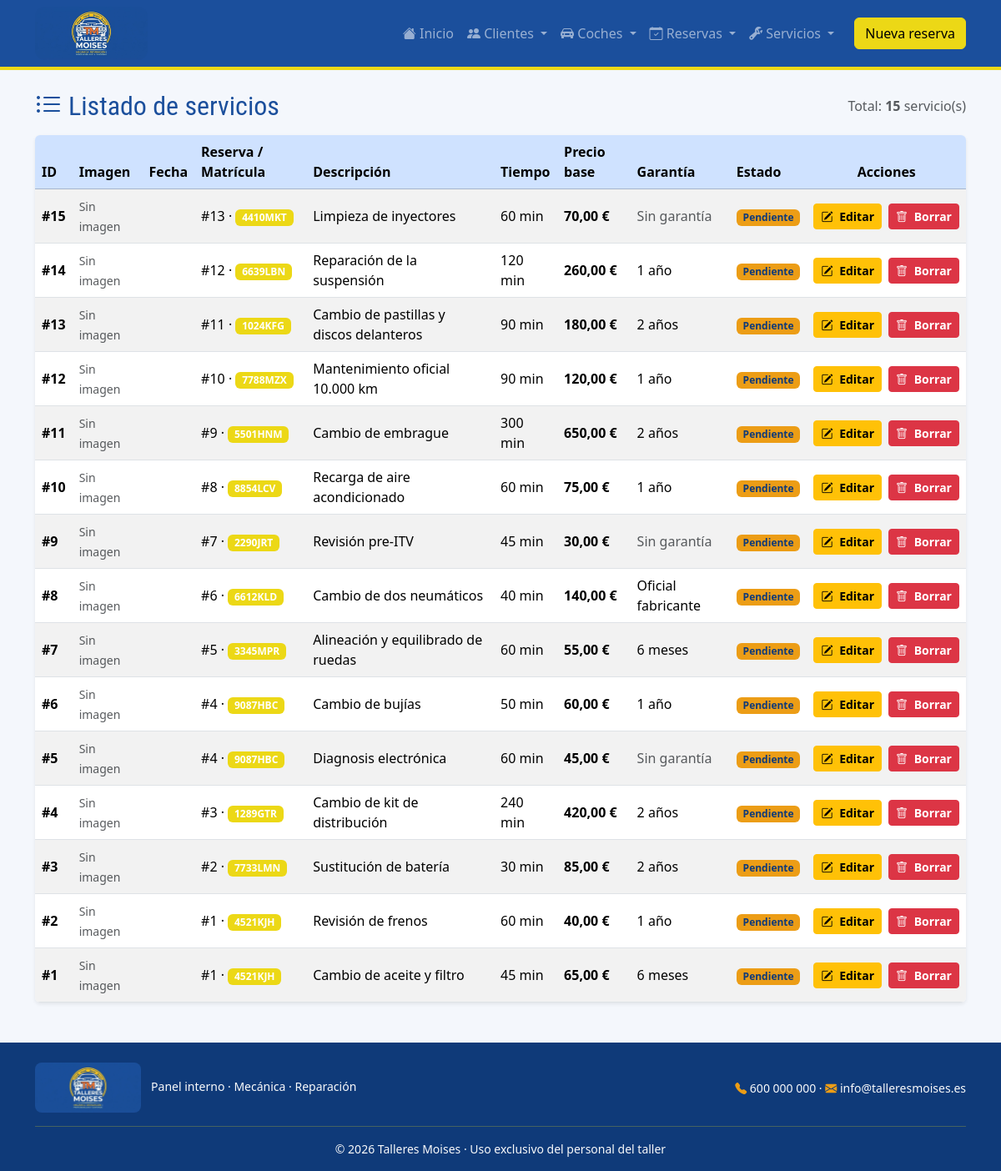
Before: /listado_servicios.php with the older database file.
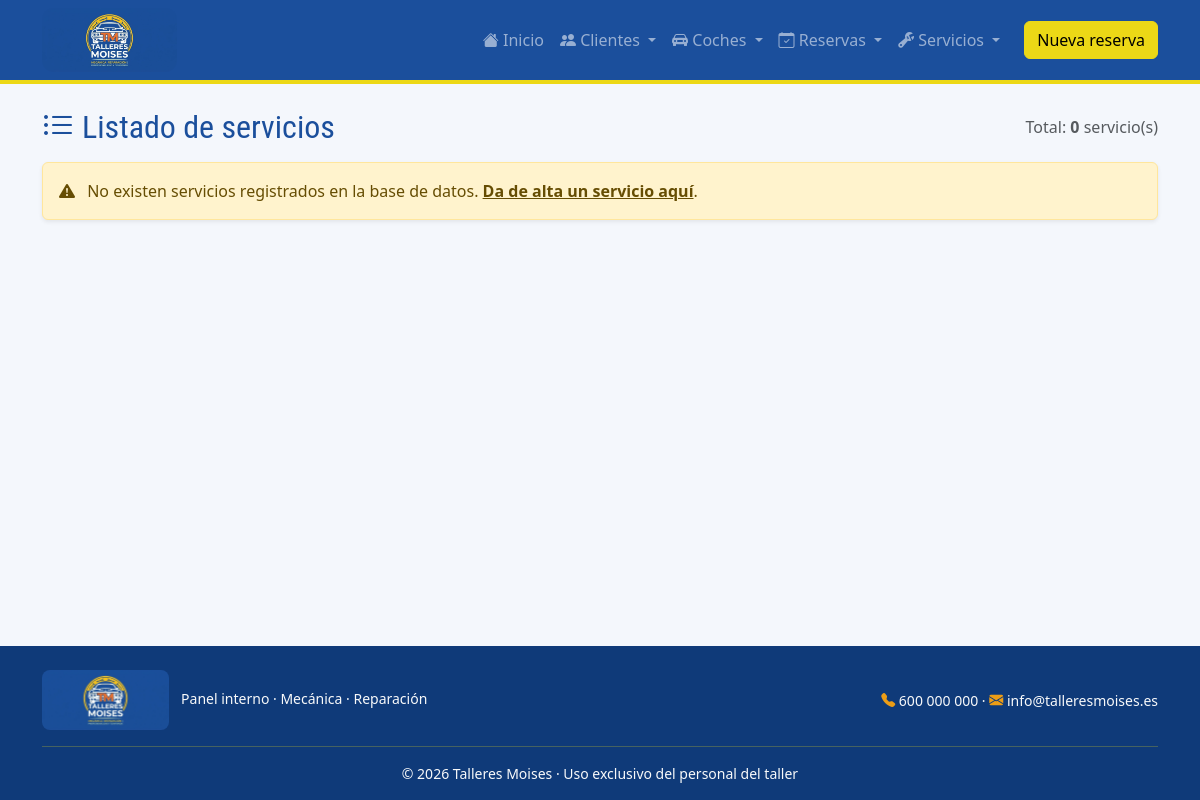
After: the same page with the newer database file.
### tables this page shows
CREATE TABLE `SERVICIO` (
  `id` INT NOT NULL AUTO_INCREMENT,
  `descripcion` TEXT NOT NULL,
  `tiempo_estimado` INT NOT NULL,
  `garantia` VARCHAR(255) NULL,
  `precio_base` DECIMAL(10,2) NOT NULL,
  `id_reserva` INT NOT NULL,
  `imagen` MEDIUMBLOB NULL,  

   
  PRIMARY KEY (`id`),
  KEY `idx_servicio_id_reserva` (`id_reserva`),
   
  CONSTRAINT `fk_servicio_reserva` FOREIGN KEY (`id_reserva`) REFERENCES `RESERVA` (`id`) ON DELETE CASCADE
);

### listado_servicios.php (the view, shortened to what this page needs)
<?php
$conexion = obtenerConexion();
$sql = "SELECT s.id,
               DATE_FORMAT(s.fecha, '%d/%m/%Y') AS fecha_formateada,
               s.descripcion,
               s.tiempo_estimado,
               s.garantia,
               s.precio_base,
               s.id_reserva,
               s.terminada,
               s.imagen,
               COALESCE(co.matricula, r.snapshot_coche_matricula) AS matricula
        FROM SERVICIO s
        INNER JOIN RESERVA r ON s.id_reserva = r.id
        LEFT JOIN COCHE co ON r.id_coche = co.id
        ORDER BY s.fecha DESC, s.id DESC";
$resultado = mysqli_query($conexion, $sql);
$totalRegistros = ($resultado) ? mysqli_num_rows($resultado) : 0;
?>
<div class="container mt-4 mb-5">
    <div class="d-flex justify-content-between align-items-center mb-3">
        <h2 class="text-primary fw-normal mb-0 d-flex align-items-center gap-2">
            <i class="bi bi-list-ul" aria-hidden="true"></i>
            <span>Listado de servicios</span>
        </h2>
        <span class="text-muted">
            Total: <strong><?php echo $totalRegistros; ?></strong> servicio(s)
        </span>
    </div>
    <?php if ($totalRegistros === 0): ?>
        <div class="alert alert-warning shadow-sm" role="alert">
            <i class="bi bi-exclamation-triangle-fill me-2"></i>
            No existen servicios registrados en la base de datos.
            <a href="alta_servicio.php" class="alert-link">Da de alta un servicio aquí</a>.
        </div>
    <?php else: ?>
        <div class="table-responsive shadow-sm rounded">
            <table class="table table-striped table-hover align-middle mb-0">
                <thead class="table-primary">
                    <tr>
                        <th scope="col">ID</th>
                        <th scope="col">Imagen</th>
                        <th scope="col">Fecha</th>
                        <th scope="col">Reserva / Matrícula</th>
                        <th scope="col">Descripción</th>
                        <th scope="col">Tiempo</th>
                        <th scope="col">Precio base</th>
                        <th scope="col">Garantía</th>
                        <th scope="col">Estado</th>
                        <th scope="col" class="text-center">Acciones</th>
                    </tr>
                </thead>
                <tbody>
                    <?php
                    while ($fila = mysqli_fetch_assoc($resultado)):
                        $garantia = ($fila["garantia"] !== null && $fila["garantia"] !== "")
                            ? htmlspecialchars($fila["garantia"])
                            : "<span class='text-muted'>Sin garantía</span>";
                        $estadoBadge = ((int)$fila["terminada"] === 1)
                            ? "<span class='badge bg-success'>Completado</span>"
                            : "<span class='badge bg-warning text-dark'>Pendiente</span>";
                        $imgHtml = "<span class='text-muted small'>Sin imagen</span>";
                    ?>
                        <tr>
                            <th scope="row">#<?php echo (int)$fila["id"]; ?></th>
                            <td><?php echo $imgHtml; ?></td>
                            <td><?php echo htmlspecialchars($fila["fecha_formateada"]); ?></td>
                            <td>
                                #<?php echo (int)$fila["id_reserva"]; ?> ·
                                <span class="badge bg-secondary"><?php echo htmlspecialchars($fila["matricula"]); ?></span>
                            </td>
                            <td><?php echo htmlspecialchars($fila["descripcion"]); ?></td>
                            <td><?php echo (int)$fila["tiempo_estimado"]; ?> min</td>
                            <td class="fw-semibold"><?php echo number_format((float)$fila["precio_base"], 2, ",", "."); ?> €</td>
                            <td><?php echo $garantia; ?></td>
                            <td><?php echo $estadoBadge; ?></td>
                            <td class="text-center text-nowrap">
                                <div class="d-flex justify-content-center gap-2">
                                    <form action="alta_servicio.php" method="POST" class="d-inline">
                                        <button type="submit" class="btn btn-sm btn-warning fw-semibold">
                                            <i class="bi bi-pencil-square me-1"></i> Editar
                                        </button>
                                    </form>
                                    <form action="proceso_borrar_servicio.php" method="POST" class="d-inline" onsubmit="return confirm('¿Seguro que deseas eliminar este servicio?');">
                                        <button type="submit" class="btn btn-sm btn-danger fw-semibold">
                                            <i class="bi bi-trash me-1"></i> Borrar
                                        </button>
                                    </form>
                                </div>
                            </td>
                        </tr>
                    <?php endwhile; ?>
                </tbody>
            </table>
        </div>
    <?php endif; ?>
</div>

### css/style.css (style rules this page uses)
:root { --bs-primary: #1B4F9C; --bs-primary-rgb: 27, 79, 156; --bs-secondary: #ECD816; --bs-secondary-rgb: 236, 216, 22; --bs-info: #531CA1; --bs-info-rgb: 83, 28, 161; --bs-warning: #EC9D16; --bs-warning-rgb: 236, 157, 22; --bs-dark: #0F3A79; --bs-dark-rgb: 15, 58, 121; --bs-body-font-family: system-ui, -apple-system, "Segoe UI", Roboto, Arial, sans-serif; }
.btn-secondary { --bs-btn-color: #000; --bs-btn-bg: #ECD816; --bs-btn-border-color: #ECD816; --bs-btn-hover-color: #000; --bs-btn-hover-bg: #d4c014; --bs-btn-hover-border-color: #d4c014; --bs-btn-active-color: #000; --bs-btn-active-bg: #c2af12; --bs-btn-active-border-color: #c2af12; }
h1, h2, h3, h4, h5, h6 { font-family: "Arial Narrow", "Roboto Condensed", "Franklin Gothic Medium", Impact, sans-serif; font-weight: 700; }
.navbar, .btn { font-family: "Segoe UI", Montserrat, Arial, sans-serif; }
.navbar { border-bottom: 4px solid var(--bs-secondary); }
.navbar-brand { padding: 0; }
.navbar-brand img { height: 100px; }
body { min-height: 100vh; display: flex; flex-direction: column; }
body > .container, body > main { flex: 1 0 auto; }

### css/admin.css (style rules this page uses)
.navbar-brand img { height: 64px; border-radius: .75rem; }
body { background: #f4f7fc; }

Changed rows visible on the page:
removed servicio: id "15", id_reserva "13", matricula "4410MKT", descripcion "Limpieza de inyectores", tiempo_estimado "60", precio_base "70,00", shows "Sin garantía", shows "Pendiente"
removed servicio: id "14", id_reserva "12", matricula "6639LBN", descripcion "Reparación de la suspensión", tiempo_estimado "120", precio_base "260,00", garantia "1 año", shows "Pendiente"
removed servicio: id "13", id_reserva "11", matricula "1024KFG", descripcion "Cambio de pastillas y discos delanteros", tiempo_estimado "90", precio_base "180,00", garantia "2 años", shows "Pendiente"
removed servicio: id "12", id_reserva "10", matricula "7788MZX", descripcion "Mantenimiento oficial 10.000 km", tiempo_estimado "90", precio_base "120,00", garantia "1 año", shows "Pendiente"
removed servicio: id "11", id_reserva "9", matricula "5501HNM", descripcion "Cambio de embrague", tiempo_estimado "300", precio_base "650,00", garantia "2 años", shows "Pendiente"
removed servicio: id "10", id_reserva "8", matricula "8854LCV", descripcion "Recarga de aire acondicionado", tiempo_estimado "60", precio_base "75,00", garantia "1 año", shows "Pendiente"
removed servicio: id "9", id_reserva "7", matricula "2290JRT", descripcion "Revisión pre-ITV", tiempo_estimado "45", precio_base "30,00", shows "Sin garantía", shows "Pendiente"
removed servicio: id "8", id_reserva "6", matricula "6612KLD", descripcion "Cambio de dos neumáticos", tiempo_estimado "40", precio_base "140,00", garantia "Oficial fabricante", shows "Pendiente"
removed servicio: id "7", id_reserva "5", matricula "3345MPR", descripcion "Alineación y equilibrado de ruedas", tiempo_estimado "60", precio_base "55,00", garantia "6 meses", shows "Pendiente"
removed servicio: id "6", id_reserva "4", matricula "9087HBC", descripcion "Cambio de bujías", tiempo_estimado "50", precio_base "60,00", garantia "1 año", shows "Pendiente"
removed servicio: id "5", id_reserva "4", matricula "9087HBC", descripcion "Diagnosis electrónica", tiempo_estimado "60", precio_base "45,00", shows "Sin garantía", shows "Pendiente"
removed servicio: id "4", id_reserva "3", matricula "1289GTR", descripcion "Cambio de kit de distribución", tiempo_estimado "240", precio_base "420,00", garantia "2 años", shows "Pendiente"
removed servicio: id "3", id_reserva "2", matricula "7733LMN", descripcion "Sustitución de batería", tiempo_estimado "30", precio_base "85,00", garantia "2 años", shows "Pendiente"
removed servicio: id "2", id_reserva "1", matricula "4521KJH", descripcion "Revisión de frenos", tiempo_estimado "60", precio_base "40,00", garantia "1 año", shows "Pendiente"
removed servicio: id "1", id_reserva "1", matricula "4521KJH", descripcion "Cambio de aceite y filtro", tiempo_estimado "45", precio_base "65,00", garantia "6 meses", shows "Pendiente"
Other visible differences:
$totalRegistros: "15" → "0"
text no longer shown: "ID Imagen Fecha Reserva / Matrícula Descripción Tiempo Precio base Garantía Estado Acciones"
text now shown: "No existen servicios registrados en la base de datos. Da de alta un servicio aquí ."
